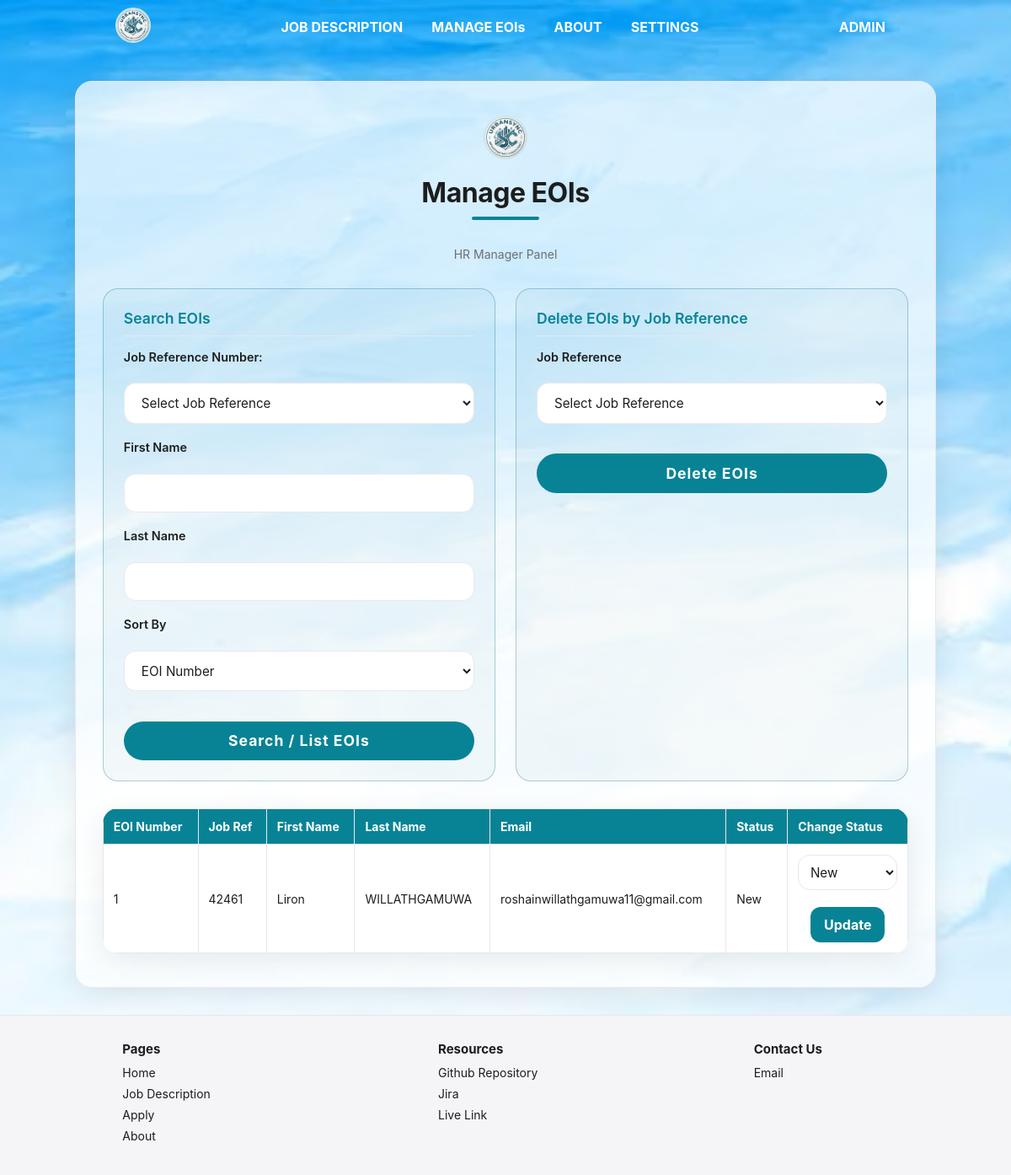
Page /manage.php (signed in) on the committed database.
### tables this page shows
CREATE TABLE `eoi` (
  `EOInumber` int(11) NOT NULL,
  `jobRef` varchar(5) DEFAULT NULL,
  `firstName` varchar(20) DEFAULT NULL,
  `lastName` varchar(20) DEFAULT NULL,
  `dob` varchar(10) DEFAULT NULL,
  `gender` varchar(10) DEFAULT NULL,
  `address` varchar(40) DEFAULT NULL,
  `suburb` varchar(40) DEFAULT NULL,
  `state` varchar(5) DEFAULT NULL,
  `postcode` varchar(4) DEFAULT NULL,
  `email` varchar(100) DEFAULT NULL,
  `phone` varchar(12) DEFAULT NULL,
  `skills` text DEFAULT NULL,
  `otherSkills` text DEFAULT NULL,
  `status` enum('New','Current','Final') DEFAULT 'New'
);

### manage.php (the view, shortened to what this page needs)
<?php
require_once("settings.php");
$results = [];
$sort = $_GET["sort"] ?? "EOInumber";
$where = "";
$query = "SELECT * FROM eoi" . $where . " ORDER BY " . $sort;
$stmt = mysqli_prepare($conn, $query);
mysqli_stmt_execute($stmt);
$result = mysqli_stmt_get_result($stmt);
while ($row = mysqli_fetch_assoc($result)) {
    $results[] = $row;
}
?>
<!DOCTYPE html>
<html lang="en">
<head>
    <link rel="stylesheet" href="./styles/style.css">
    <link rel="stylesheet" href="https://cdnjs.cloudflare.com/ajax/libs/font-awesome/4.7.0/css/font-awesome.min.css">
</head>
<body class="s-body <?php echo (($_COOKIE['dark_mode'] ?? '0') === '1') ? 'dark-mode' : ''; ?>">
    <?php include "header.inc"; ?>
    <main class="account-main">
        <section class="apply-form-section apply-card">
            <img src="./images/logo.png" class="logo" alt="UrbanSync logo">
            <h1 class="account-title">Manage EOIs</h1>
            <p class="account-subtitle">
                HR Manager Panel
            </p>
            <div class="manage-dashboard">
                <div class="manage-grid">
                    <div class="manage-box">
                        <h2>Search EOIs</h2>
                        <form class="account-form" method="get" action="manage.php">
                            <label for="jobRef">Job Reference Number:</label>
                            <select id="jobRef" name="jobRef" required>
                                <option value="">Select Job Reference</option>
                            </select>
                            <label for="firstName">First Name</label>
                            <input type="text" id="firstName" name="firstName"
                                value="<?php echo htmlspecialchars($_GET["firstName"] ?? ""); ?>">
                            <label for="lastName">Last Name</label>
                            <input type="text" id="lastName" name="lastName"
                                value="<?php echo htmlspecialchars($_GET["lastName"] ?? ""); ?>">
                            <label for="sort">Sort By</label>
                            <select id="sort" name="sort">
                                <option value="EOInumber" <?php if ($sort == "EOInumber") echo "selected"; ?>>EOI Number</option>
                            </select>
                            <input type="submit" name="search" value="Search / List EOIs">
                        </form>
                    </div>
                    <div class="manage-box">
                        <h2>Delete EOIs by Job Reference</h2>
                        <form class="account-form" method="post" action="manage.php">
                            <label for="deleteJobRef">Job Reference</label>
                            <select id="deleteJobRef" name="deleteJobRef" required>
                                <option value="">Select Job Reference</option>
                            </select>
                            <input type="submit" name="delete_by_job" value="Delete EOIs">
                        </form>
                    </div>
                </div>
                <div class="manage-table-wrapper">
                    <table class="manage-table">
                        <tr>
                            <th>EOI Number</th>
                            <th>Job Ref</th>
                            <th>First Name</th>
                            <th>Last Name</th>
                            <th>Email</th>
                            <th>Status</th>
                            <th>Change Status</th>
                        </tr>
                        <?php
                        foreach ($results as $row) {
                        ?>
                            <tr>
                                <td><?php echo htmlspecialchars($row["EOInumber"]); ?></td>
                                <td><?php echo htmlspecialchars($row["jobRef"]); ?></td>
                                <td><?php echo htmlspecialchars($row["firstName"]); ?></td>
                                <td><?php echo htmlspecialchars($row["lastName"]); ?></td>
                                <td><?php echo htmlspecialchars($row["email"]); ?></td>
                                <td><?php echo htmlspecialchars($row["status"]); ?></td>
                                <td>
                                    <form class="manage-small-form" method="post" action="manage.php">
                                        <select name="newStatus">
                                            <option value="New" <?php if ($row["status"] == "New") echo "selected"; ?>>New</option>
                                        </select>
                                        <button type="submit" name="update_status" value="1">
                                            Update
                                        </button>
                                    </form>
                                </td>
                            </tr>
                        <?php
                        }
                        ?>
                    </table>
                </div>
            </div>
        </section>
    </main>
    <?php include "footer.inc"; ?>
</body>
</html>

### styles/style.css (style rules this page uses)
:root:has(.switch input:not(:checked)) { --fs-h1: clamp(3rem, 1.524vw + 2.629rem, 4rem); --fs-h2: clamp(2rem, 1.143vw + 1.554rem, 2.75rem); --fs-h3: clamp(1.5rem, 0.762vw + 1.203rem, 1.75rem); --fs-body: 21px; --fs-body-line-height: 24px; --bg-main: #ffffff; --bg-secondary: #f5f5f7; --bg-tertiary: #e8e8ed; --accent: #088395; --accent-hover: #09637e; --text-main: #1d1d1f; --text-secondary: #6e6e73; --main-font: "SF Pro Text", "SF Pro Icons", "Helvetica Neue", Helvetica, Arial, sans-serif; --opacity-layer: rgba(255, 255, 255, 0.72); --index-searchbar: rgba(232, 232, 237, 0.72); --shadow: rgba(0, 0, 0, 0.08); --bg-img: url("../styles/images/index-bg.jpeg"); }
* { margin: 0; padding: 0; box-sizing: border-box; font-family: var(--main-font); }
body { background-color: var(--bg-main); }
h1, h2, h3, h4, h5, h6 { font-weight: 600; color: var(--text-main); }
h1 { font-size: var(--fs-h1); }
h2 { font-size: var(--fs-h2); }
p { color: var(--text-main); font-size: var(--fs-body); line-height: var(--fs-body-line-height); }
button { background: none; border: none; outline: none; padding: 12px; background-color: var(--accent); font-family: var(--main-font); font-size: 1rem; display: block; cursor: pointer; font-weight: bold; text-align: center; color: white; transition: background-color 0.2s, transform 0.1s; border-radius: 14px; }
body:has(.menu-toggle-input:not(:checked)) { overflow: auto; }
body.s-body { background-image: var(--bg-img); background-repeat: no-repeat; background-attachment: fixed; background-size: cover; background-position: center; }
.apply-form-section { background-color: var(--opacity-layer); border-radius: 28px; padding: 2.5rem; border: 1px solid var(--bg-tertiary); box-shadow: 0 20px 35px -12px var(--shadow); }
.apply-card { width: 90%; max-width: 1100px; background-color: var(--opacity-layer); border-radius: 20px; box-shadow: 0 8px 32px var(--shadow); padding: 2.5rem 2rem; text-align: center; }
.apply-form-section h1 { color: var(--text-main); font-size: 2rem; text-align: center; font-weight: 700; margin-bottom: 1.8rem; letter-spacing: -0.5px; position: relative; padding-bottom: 0.8rem; }
.apply-form-section h1::after { content: ''; width: 80px; height: 4px; background-color: var(--accent); border-radius: 2px; position: absolute; bottom: 0; left: 50%; transform: translateX(-50%); }
.apply-form-section form { display: flex; flex-direction: column; gap: 1.2rem; }
.apply-form-section label, .apply-form-section legend { color: var(--text-main); }
.apply-form-section label { display: inline-block; font-weight: 600; font-size: 0.9rem; margin-bottom: 0.2rem; }
.apply-form-section input, .apply-form-section select, .apply-form-section textarea { width: 100%; padding: 0.8rem 1rem; border: 1.5px solid var(--bg-tertiary); border-radius: 14px; font-size: 0.95rem; background-color: var(--bg-main); color: var(--text-main); transition: 0.2s; }
.apply-form-section input[type="submit"] { width: 100%; border: none; color: white; background-color: var(--accent); padding: rem 2rem; font-size: 1.1rem; font-weight: 700; border-radius: 40px; cursor: pointer; margin-top: 1rem; letter-spacing: 1px; transition: 0.3s; }
.apply-form-section input::placeholder, .apply-form-section textarea::placeholder { color: var(--text-secondary); font-size: 0.85rem; }
.signup-main, .account-main, .login-main { min-height: calc(100vh - 4rem); display: flex; justify-content: center; padding: 2rem; }
.logo { width: 52px; height: 52px; border-radius: 50%; border: 2px solid #cfe3e6; margin-bottom: 1rem; }
.account-subtitle, .login-subtitle, .signup-subtitle { color: var(--text-secondary); font-size: 14px; margin-bottom: 1.8rem; }
.account-main { align-items: flex-start; }
.signup-title, .login-title, .account-title { font-size: 1.8rem; margin-bottom: 0.3rem; }
.signup-form, .account-form, .login-form { display: flex; flex-direction: column; text-align: left; }

### rows in the picture
eoi: EOInumber "1", jobRef "42461", firstName "Liron", lastName "WILLATHGAMUWA", email "roshainwillathgamuwa11@gmail.com", status "New", newStatus "New"
